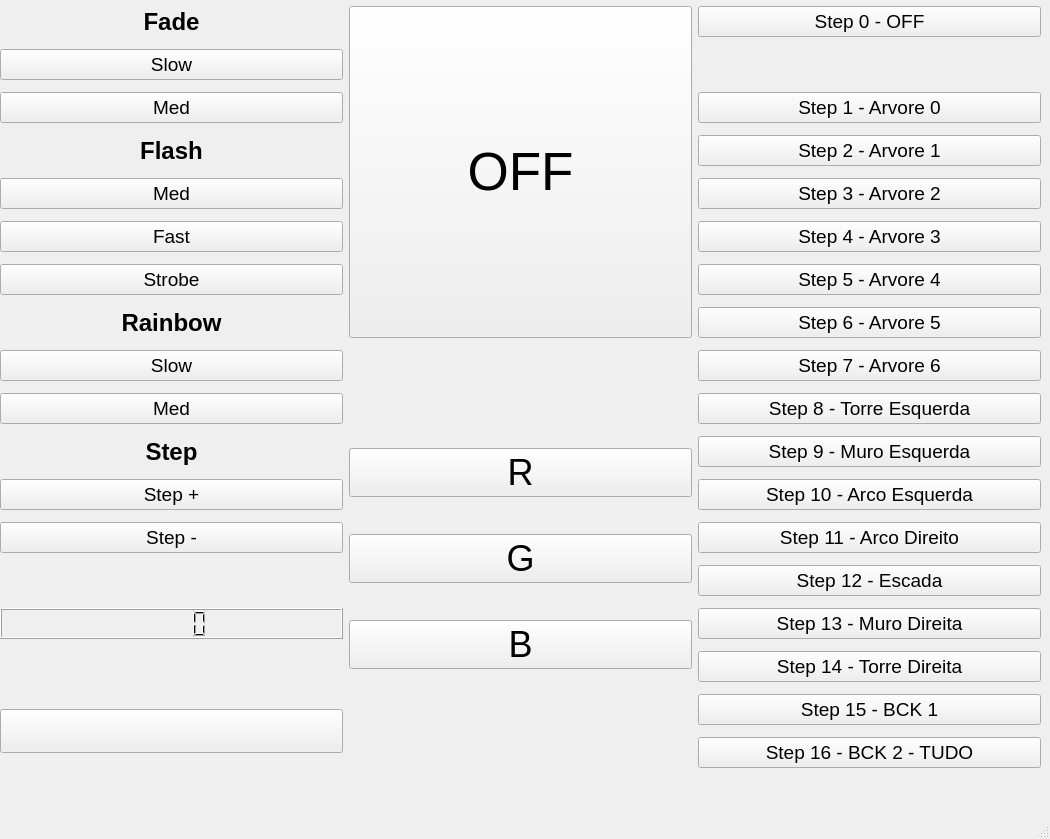
<?xml version="1.0" encoding="UTF-8"?>
<ui version="4.0">
 <class>MainWindow</class>
 <widget class="QMainWindow" name="MainWindow">
  <property name="geometry">
   <rect>
    <x>0</x>
    <y>0</y>
    <width>1050</width>
    <height>839</height>
   </rect>
  </property>
  <property name="windowTitle">
   <string>MainWindow</string>
  </property>
  <widget class="QWidget" name="centralwidget">
   <widget class="QWidget" name="gridLayoutWidget">
    <property name="geometry">
     <rect>
      <x>0</x>
      <y>0</y>
      <width>1041</width>
      <height>787</height>
     </rect>
    </property>
    <layout class="QGridLayout" name="gridLayout">
     <item row="6" column="2">
      <widget class="QPushButton" name="bt_step_5">
       <property name="font">
        <font>
         <pointsize>14</pointsize>
        </font>
       </property>
       <property name="text">
        <string>Step 5 - Arvore 4</string>
       </property>
      </widget>
     </item>
     <item row="12" column="2">
      <widget class="QPushButton" name="bt_step_11">
       <property name="font">
        <font>
         <pointsize>14</pointsize>
        </font>
       </property>
       <property name="text">
        <string>Step 11 - Arco Direito</string>
       </property>
      </widget>
     </item>
     <item row="14" column="0">
      <widget class="QLCDNumber" name="lcd_step"/>
     </item>
     <item row="5" column="0">
      <widget class="QPushButton" name="bt_flash_fast">
       <property name="font">
        <font>
         <pointsize>14</pointsize>
        </font>
       </property>
       <property name="text">
        <string>Fast</string>
       </property>
      </widget>
     </item>
     <item row="4" column="2">
      <widget class="QPushButton" name="bt_step_3">
       <property name="font">
        <font>
         <pointsize>14</pointsize>
        </font>
       </property>
       <property name="text">
        <string>Step 3 - Arvore 2</string>
       </property>
      </widget>
     </item>
     <item row="4" column="0">
      <widget class="QPushButton" name="bt_flash_med">
       <property name="font">
        <font>
         <pointsize>14</pointsize>
        </font>
       </property>
       <property name="text">
        <string>Med</string>
       </property>
      </widget>
     </item>
     <item row="0" column="2">
      <widget class="QPushButton" name="bt_step_0">
       <property name="font">
        <font>
         <pointsize>14</pointsize>
        </font>
       </property>
       <property name="text">
        <string>Step 0 - OFF</string>
       </property>
      </widget>
     </item>
     <item row="9" column="0">
      <widget class="QPushButton" name="bt_rainbow_med">
       <property name="font">
        <font>
         <pointsize>14</pointsize>
        </font>
       </property>
       <property name="text">
        <string>Med</string>
       </property>
      </widget>
     </item>
     <item row="0" column="1" rowspan="8">
      <widget class="QPushButton" name="bt_off">
       <property name="sizePolicy">
        <sizepolicy hsizetype="Preferred" vsizetype="Preferred">
         <horstretch>0</horstretch>
         <verstretch>0</verstretch>
        </sizepolicy>
       </property>
       <property name="maximumSize">
        <size>
         <width>600</width>
         <height>400</height>
        </size>
       </property>
       <property name="font">
        <font>
         <pointsize>40</pointsize>
        </font>
       </property>
       <property name="text">
        <string>OFF</string>
       </property>
      </widget>
     </item>
     <item row="5" column="2">
      <widget class="QPushButton" name="bt_step_4">
       <property name="font">
        <font>
         <pointsize>14</pointsize>
        </font>
       </property>
       <property name="text">
        <string>Step 4 - Arvore 3</string>
       </property>
      </widget>
     </item>
     <item row="8" column="0">
      <widget class="QPushButton" name="bt_rainbow_slow">
       <property name="font">
        <font>
         <pointsize>14</pointsize>
        </font>
       </property>
       <property name="text">
        <string>Slow</string>
       </property>
      </widget>
     </item>
     <item row="11" column="0">
      <widget class="QPushButton" name="bt_step_up">
       <property name="font">
        <font>
         <pointsize>14</pointsize>
        </font>
       </property>
       <property name="text">
        <string>Step +</string>
       </property>
      </widget>
     </item>
     <item row="3" column="0">
      <widget class="QLabel" name="label_2">
       <property name="font">
        <font>
         <pointsize>18</pointsize>
         <weight>75</weight>
         <bold>true</bold>
        </font>
       </property>
       <property name="text">
        <string>Flash</string>
       </property>
       <property name="alignment">
        <set>Qt::AlignCenter</set>
       </property>
      </widget>
     </item>
     <item row="10" column="2">
      <widget class="QPushButton" name="bt_step_9">
       <property name="font">
        <font>
         <pointsize>14</pointsize>
        </font>
       </property>
       <property name="text">
        <string>Step 9 - Muro Esquerda</string>
       </property>
      </widget>
     </item>
     <item row="2" column="2">
      <widget class="QPushButton" name="bt_step_1">
       <property name="font">
        <font>
         <pointsize>14</pointsize>
        </font>
       </property>
       <property name="text">
        <string>Step 1 - Arvore 0</string>
       </property>
      </widget>
     </item>
     <item row="0" column="0">
      <widget class="QLabel" name="label">
       <property name="sizePolicy">
        <sizepolicy hsizetype="Minimum" vsizetype="Minimum">
         <horstretch>0</horstretch>
         <verstretch>0</verstretch>
        </sizepolicy>
       </property>
       <property name="font">
        <font>
         <pointsize>18</pointsize>
         <weight>75</weight>
         <bold>true</bold>
        </font>
       </property>
       <property name="text">
        <string>Fade</string>
       </property>
       <property name="alignment">
        <set>Qt::AlignCenter</set>
       </property>
      </widget>
     </item>
     <item row="6" column="0">
      <widget class="QPushButton" name="bt_flash_strobe">
       <property name="font">
        <font>
         <pointsize>14</pointsize>
        </font>
       </property>
       <property name="text">
        <string>Strobe</string>
       </property>
      </widget>
     </item>
     <item row="2" column="0">
      <widget class="QPushButton" name="bt_fade_med">
       <property name="font">
        <font>
         <pointsize>14</pointsize>
        </font>
       </property>
       <property name="text">
        <string>Med</string>
       </property>
      </widget>
     </item>
     <item row="7" column="2">
      <widget class="QPushButton" name="bt_step_6">
       <property name="font">
        <font>
         <pointsize>14</pointsize>
        </font>
       </property>
       <property name="text">
        <string>Step 6 - Arvore 5</string>
       </property>
      </widget>
     </item>
     <item row="9" column="2">
      <widget class="QPushButton" name="bt_step_8">
       <property name="font">
        <font>
         <pointsize>14</pointsize>
        </font>
       </property>
       <property name="text">
        <string>Step 8 - Torre Esquerda</string>
       </property>
      </widget>
     </item>
     <item row="3" column="2">
      <widget class="QPushButton" name="bt_step_2">
       <property name="font">
        <font>
         <pointsize>14</pointsize>
        </font>
       </property>
       <property name="text">
        <string>Step 2 - Arvore 1</string>
       </property>
      </widget>
     </item>
     <item row="7" column="0">
      <widget class="QLabel" name="label_3">
       <property name="font">
        <font>
         <pointsize>18</pointsize>
         <weight>75</weight>
         <bold>true</bold>
        </font>
       </property>
       <property name="text">
        <string>Rainbow</string>
       </property>
       <property name="alignment">
        <set>Qt::AlignCenter</set>
       </property>
      </widget>
     </item>
     <item row="13" column="2">
      <widget class="QPushButton" name="bt_step_12">
       <property name="font">
        <font>
         <pointsize>14</pointsize>
        </font>
       </property>
       <property name="text">
        <string>Step 12 - Escada</string>
       </property>
      </widget>
     </item>
     <item row="15" column="2">
      <widget class="QPushButton" name="bt_step_14">
       <property name="font">
        <font>
         <pointsize>14</pointsize>
        </font>
       </property>
       <property name="text">
        <string>Step 14 - Torre Direita</string>
       </property>
      </widget>
     </item>
     <item row="16" column="2">
      <widget class="QPushButton" name="bt_step_15">
       <property name="font">
        <font>
         <pointsize>14</pointsize>
        </font>
       </property>
       <property name="text">
        <string>Step 15 - BCK 1</string>
       </property>
      </widget>
     </item>
     <item row="11" column="2">
      <widget class="QPushButton" name="bt_step_10">
       <property name="font">
        <font>
         <pointsize>14</pointsize>
        </font>
       </property>
       <property name="text">
        <string>Step 10 - Arco Esquerda</string>
       </property>
      </widget>
     </item>
     <item row="10" column="0">
      <widget class="QLabel" name="label_4">
       <property name="font">
        <font>
         <pointsize>18</pointsize>
         <weight>75</weight>
         <bold>true</bold>
        </font>
       </property>
       <property name="text">
        <string>Step</string>
       </property>
       <property name="alignment">
        <set>Qt::AlignCenter</set>
       </property>
      </widget>
     </item>
     <item row="14" column="2">
      <widget class="QPushButton" name="bt_step_13">
       <property name="font">
        <font>
         <pointsize>14</pointsize>
        </font>
       </property>
       <property name="text">
        <string>Step 13 - Muro Direita</string>
       </property>
      </widget>
     </item>
     <item row="17" column="2">
      <widget class="QPushButton" name="bt_step_16">
       <property name="font">
        <font>
         <pointsize>14</pointsize>
        </font>
       </property>
       <property name="text">
        <string>Step 16 - BCK 2 - TUDO</string>
       </property>
      </widget>
     </item>
     <item row="8" column="2">
      <widget class="QPushButton" name="bt_step_7">
       <property name="font">
        <font>
         <pointsize>14</pointsize>
        </font>
       </property>
       <property name="text">
        <string>Step 7 - Arvore 6</string>
       </property>
      </widget>
     </item>
     <item row="12" column="0">
      <widget class="QPushButton" name="bt_setp_down">
       <property name="font">
        <font>
         <pointsize>14</pointsize>
        </font>
       </property>
       <property name="text">
        <string>Step -</string>
       </property>
      </widget>
     </item>
     <item row="1" column="0">
      <widget class="QPushButton" name="bt_fade_slow">
       <property name="font">
        <font>
         <pointsize>14</pointsize>
        </font>
       </property>
       <property name="text">
        <string>Slow</string>
       </property>
      </widget>
     </item>
     <item row="14" column="1" rowspan="2">
      <widget class="QPushButton" name="bt_b">
       <property name="font">
        <font>
         <pointsize>27</pointsize>
        </font>
       </property>
       <property name="text">
        <string>B</string>
       </property>
      </widget>
     </item>
     <item row="12" column="1" rowspan="2">
      <widget class="QPushButton" name="bt_g">
       <property name="font">
        <font>
         <pointsize>27</pointsize>
        </font>
       </property>
       <property name="text">
        <string>G</string>
       </property>
      </widget>
     </item>
     <item row="10" column="1" rowspan="2">
      <widget class="QPushButton" name="bt_r">
       <property name="font">
        <font>
         <pointsize>27</pointsize>
        </font>
       </property>
       <property name="text">
        <string>R</string>
       </property>
      </widget>
     </item>
     <item row="16" column="0" rowspan="2">
      <widget class="QPushButton" name="pushButton">
       <property name="font">
        <font>
         <pointsize>23</pointsize>
        </font>
       </property>
       <property name="text">
        <string/>
       </property>
      </widget>
     </item>
    </layout>
   </widget>
  </widget>
  <widget class="QMenuBar" name="menubar">
   <property name="geometry">
    <rect>
     <x>0</x>
     <y>0</y>
     <width>1050</width>
     <height>26</height>
    </rect>
   </property>
  </widget>
  <widget class="QStatusBar" name="statusbar"/>
 </widget>
 <resources/>
 <connections/>
</ui>
